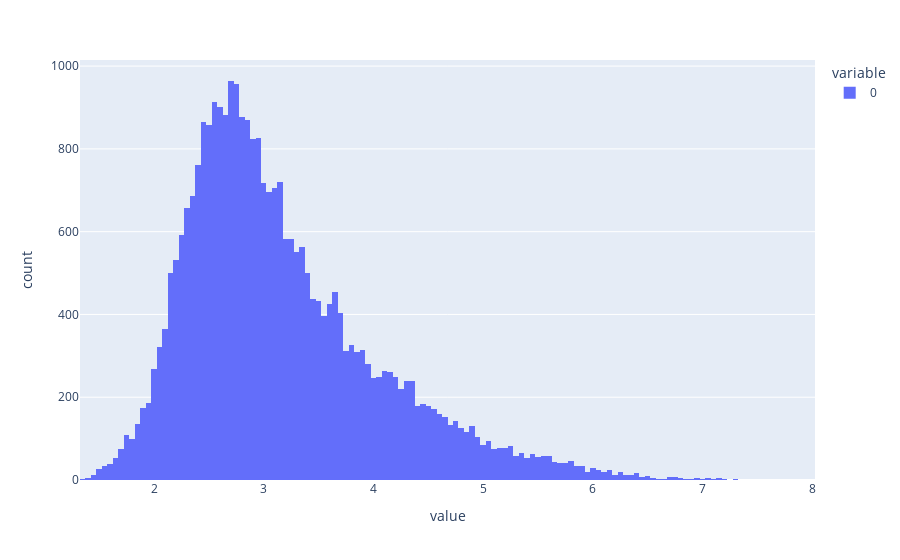

Notebook source saved alongside this figure:
### Code cell
px.histogram(cluster_dists)

### Figure 1 — Plotly figure (JSON) as saved in the notebook; plotly's stock layout.template omitted (floating-point values rounded to 4 significant figures; data arrays with more than 128 entries replaced by an {"elided": "..."} marker saying what was removed)
{"data": [{"alignmentgroup": "True", "bingroup": "x", "hovertemplate": "variable=0<br>value=%{x}<br>count=%{y}<extra></extra>", "legendgroup": "0", "marker": {"color": "#636efa", "pattern": {"shape": ""}}, "name": "0", "offsetgroup": "0", "orientation": "v", "showlegend": true, "type": "histogram", "x": {"elided": "30231 float values"}, "xaxis": "x", "yaxis": "y"}], "layout": {"barmode": "relative", "legend": {"title": {"text": "variable"}, "tracegroupgap": 0}, "margin": {"t": 60}, "xaxis": {"anchor": "y", "domain": [0, 1], "title": {"text": "value"}}, "yaxis": {"anchor": "x", "domain": [0, 1], "title": {"text": "count"}}}}
